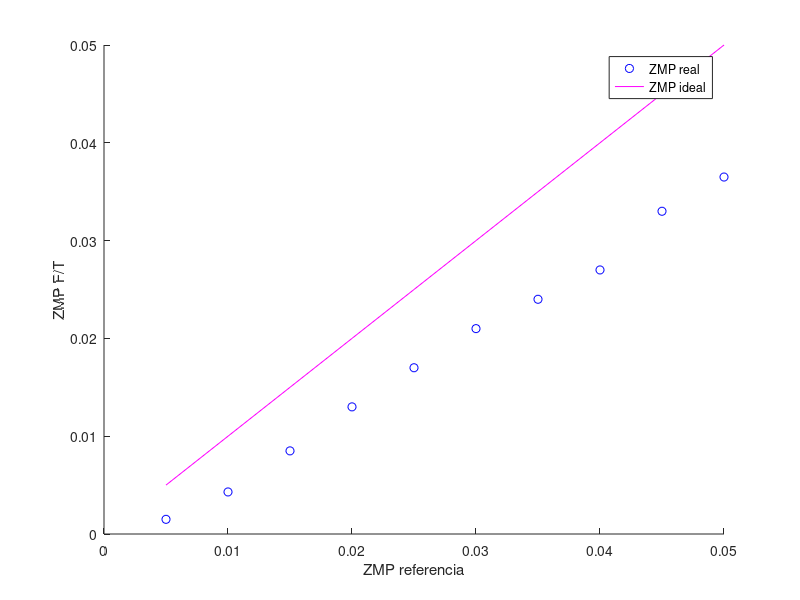
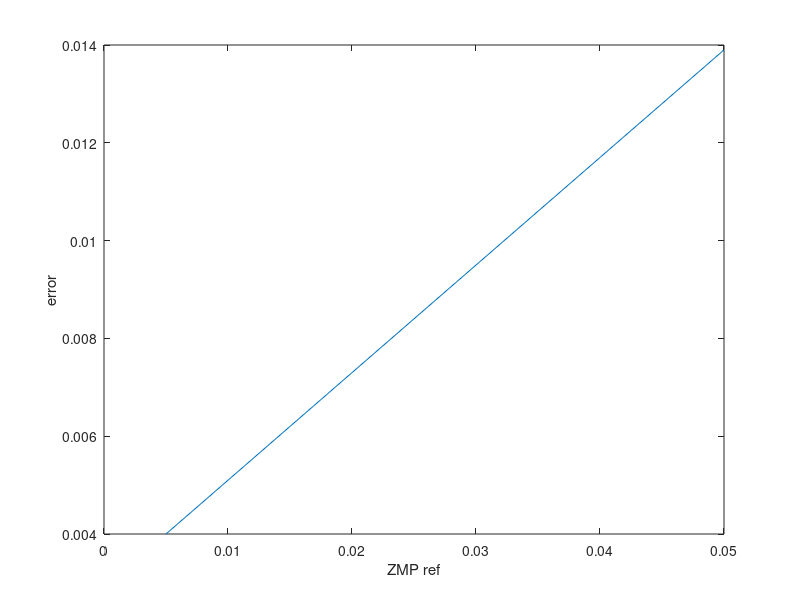
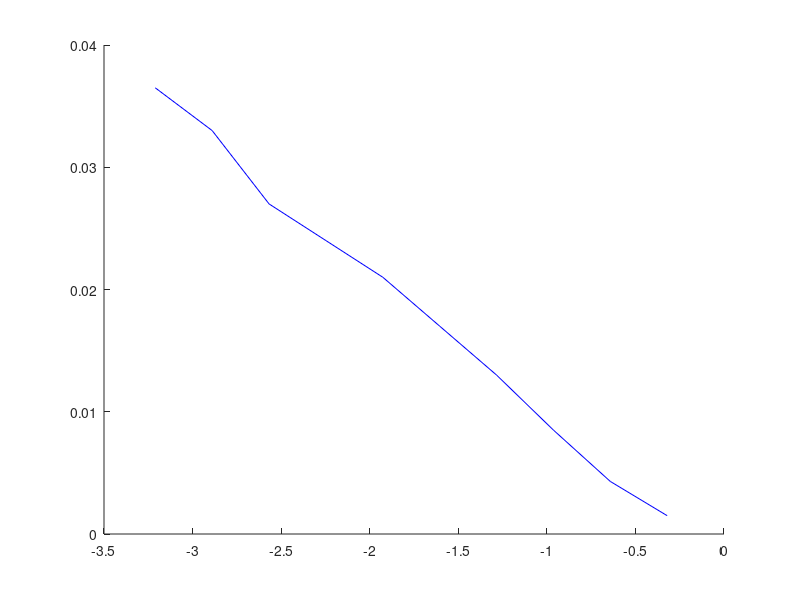
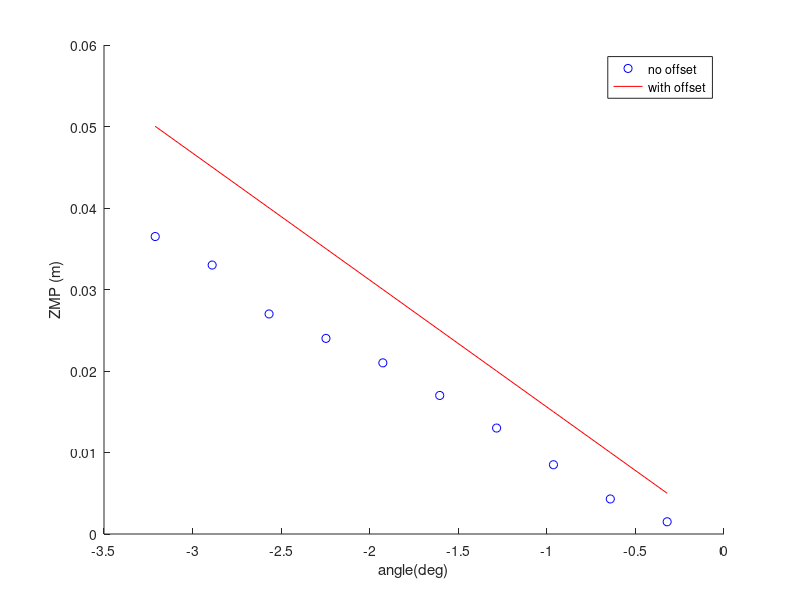

MATLAB code to generate these figures, in order:
% Data (measures in metres)
%ZMP = [0 0.005 0.0095 0.012 0.0155 0.019 0.0225 0.0295]
zmp = [0.0015 0.0043 0.0085 0.013 0.017 0.021 0.024 0.027 0.033 0.0365];
ref = [0.005 0.01 0.015 0.02 0.025 0.03 0.035 0.04 0.045 0.05];
angle = -asin(zmp / 0.8927) *180/pi;
angle_ref = -asin(ref / 0.8927) *180/pi;
zmp_ideal =  ref;

% Relation between the ZMP commanded and the ZMP obtained from sensors
figure; hold on;
plot(ref, zmp ,'bo');
plot(ref, zmp_ideal, 'm');
xlabel('ZMP referencia');
ylabel('ZMP F/T');
legend('ZMP real', 'ZMP ideal')

% Lines above have a linear error increment
figure;
error =  ref - (0.78*ref-0.0029);
plot(ref, error)
xlabel('ZMP ref')
ylabel('error')
% Error to angle

% Relation between angle commanded (ZMP/L)*180/pi and ZMP read
figure; hold on;
%plot(angle_ref, ref, 'r');
plot(angle_ref, zmp, 'b')


%Comparation angle-ZMP
figure; hold on;
plot(angle_ref, zmp,'bo');
zmp1 = -0.01558 * angle_ref;
plot(angle_ref, zmp1,'r')
xlabel('angle(deg)');
ylabel('ZMP (m)');
legend('no offset', 'with offset');
